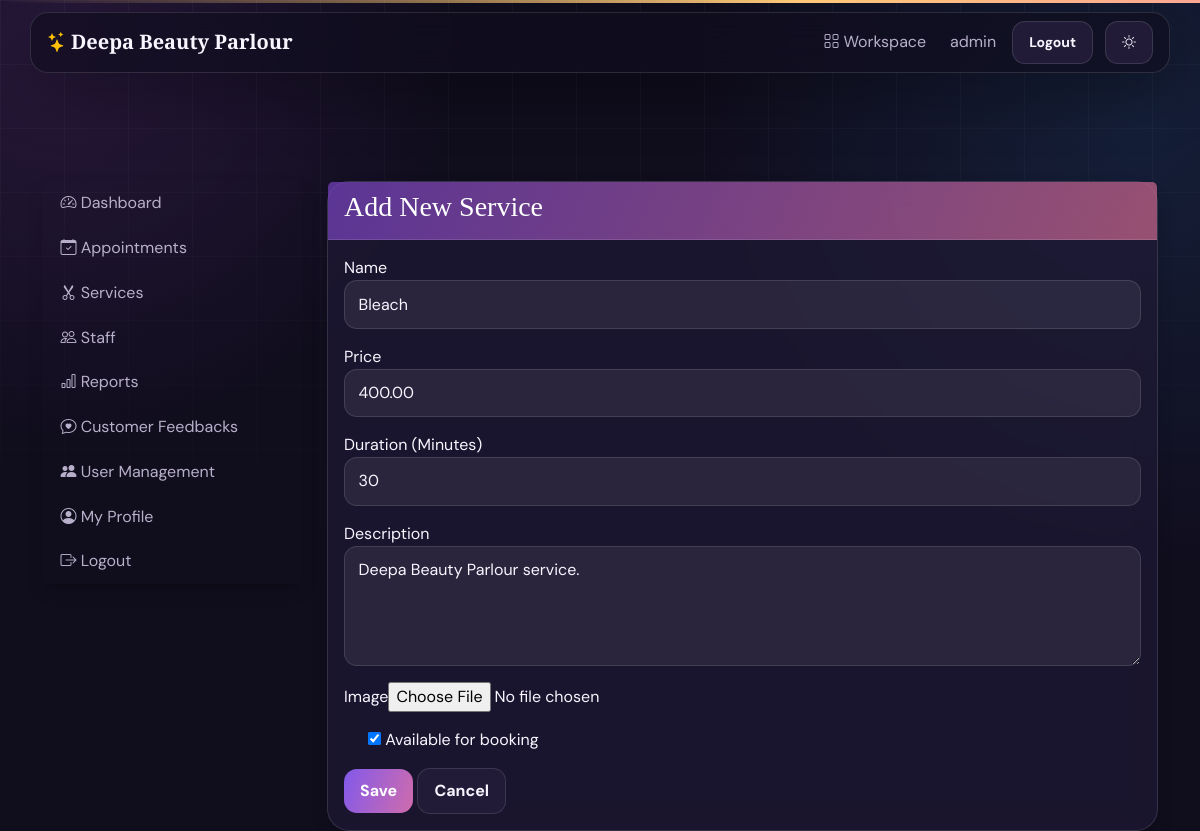
/owner/services/19/edit/ (signed in), run on the app's committed database.
### accounts/models.py (models this page shows, shortened)
class User(AbstractUser):
    class Role(models.TextChoices):
        CUSTOMER = "CUSTOMER", "Customer"
        OWNER = "OWNER", "Salon Owner"
        STAFF = "STAFF", "Staff"
        SERVICE_MANAGER = "SERVICE_MANAGER", "Service Management"
        ADMIN = "ADMIN", "Admin"
    role = models.CharField(
        max_length=20,
        choices=Role.choices,
        default=Role.CUSTOMER
    )
    phone = models.CharField(max_length=15, blank=True)
    profile_image = models.ImageField(
        upload_to="profiles/",
        blank=True,
        null=True
    )
    created_at = models.DateTimeField(auto_now_add=True)

### services/models.py (models this page shows, shortened)
class Service(models.Model):
    salon = models.ForeignKey(
        Salon,
        on_delete=models.CASCADE,
        related_name="services"
    )
    name = models.CharField(max_length=100)
    description = models.TextField(blank=True)
    duration = models.PositiveIntegerField(
        help_text="Duration in minutes"
    )
    price = models.DecimalField(
        max_digits=8,
        decimal_places=2
    )
    image = models.ImageField(
        upload_to="services/",
        blank=True,
        null=True
    )
    is_available = models.BooleanField(default=True)
    is_trending = models.BooleanField(default=False)
    created_at = models.DateTimeField(auto_now_add=True)
    class Meta:
        ordering = ["name"]

### owner/views.py (the view)
# urls.py: path("services/<int:pk>/edit/", edit_service, name="edit_service"),
@owner_required
def edit_service(request, pk):
    service = get_object_or_404(scoped(request, Service.objects.all()), pk=pk)
    form = ServiceForm(request.POST or None, request.FILES or None, instance=service)
    if request.method == "POST" and form.is_valid():
        form.save()
        messages.success(request, f"Service '{service.name}' updated.")
        return redirect("owner_services")
    return render(request, "owner/add_service.html", {"form": form, "service": service})

### services/forms.py
class ServiceForm(forms.ModelForm):
    class Meta:
        model = Service
        fields = [
            "name",
            "price",
            "duration",
            "description", "image", "is_available",
        ]
        widgets = {
            "name": forms.TextInput(attrs={
                "class": "form-control"
            }),
            "price": forms.NumberInput(attrs={
                "class": "form-control"
            }),
            "duration": forms.NumberInput(attrs={
                "class": "form-control"
            }),
            "description": forms.Textarea(attrs={
                "class": "form-control",
                "rows": 4
            }),
        }

### owner/views.py (called while the page is built, shortened)
def get_admin_salon(request):
    if hasattr(request.user, "salon"):
        return request.user.salon

def scoped(request, qs):
    salon = get_admin_salon(request)
    if salon and hasattr(qs.model, "salon"):
        return qs.filter(salon=salon)
    return qs

### templates/owner/add_service.html (shortened to what this page needs)
{% extends "owner/base.html" %}
{% block owner_content %}
<div class="card shadow">
    <div class="card-header bg-success text-white">
        <h3>Add New Service</h3>
    </div>
    <div class="card-body">
        <form method="POST" enctype="multipart/form-data">
            <div class="mb-3">
                <label>Name</label>
                {{ form.name }}
            </div>
            <div class="mb-3">
                <label>Price</label>
                {{ form.price }}
            </div>
            <div class="mb-3">
                <label>Duration (Minutes)</label>
                {{ form.duration }}
            </div>
            <div class="mb-3">
                <label>Description</label>
                {{ form.description }}
            </div>
            <div class="mb-3"><label>Image</label>{{ form.image }}</div><div class="form-check mb-3">{{ form.is_available }} <label class="form-check-label">Available for booking</label></div>
            <button class="btn btn-success">
                Save
            </button>
            <a href="{% url 'owner_services' %}"
               class="btn btn-secondary">
                Cancel
            </a>
        </form>
    </div>
</div>
{% endblock %}

### templates/base.html (shortened to what this page needs)
<!doctype html>
<html lang="en" data-theme="dark"><head>
<link href="https://cdn.jsdelivr.net/npm/bootstrap@5.3.7/dist/css/bootstrap.min.css" rel="stylesheet"><link href="https://cdn.jsdelivr.net/npm/bootstrap-icons@1.11.3/font/bootstrap-icons.min.css" rel="stylesheet"><link href="https://unpkg.com/aos@2.3.4/dist/aos.css" rel="stylesheet">
</head>
<body><nav class="navbar navbar-expand-lg navbar-dark px-3"><a class="navbar-brand fw-bold" href="{% url 'home' %}"><i class="bi bi-stars me-1 text-warning"></i>Deepa Beauty Parlour</a><div class="collapse navbar-collapse" id="mainNav"><div class="navbar-nav ms-auto align-items-lg-center gap-lg-2">{% if user.is_authenticated %}<a class="nav-link" href="{% url 'dashboard' %}"><i class="bi bi-grid me-1"></i>Workspace</a><a class="nav-link" href="{% url 'profile' %}">{{ user.username }}</a><a href="{% url 'logout' %}" class="btn btn-outline-secondary btn-sm">Logout</a>{% else %}<a class="nav-link" href="{% url 'login' %}">Login</a><a href="{% url 'register' %}" class="btn btn-primary btn-sm">Get started</a>{% endif %}<button class="btn btn-outline-secondary btn-sm ms-lg-1" id="themeToggle" type="button" aria-label="Toggle colour theme"><i class="bi bi-sun"></i></button></div></div></nav><main class="container main-shell"><div data-aos="fade-up" data-aos-duration="550">{% block content %}{% endblock %}</div></main></body></html>

### templates/base.html (style rules this page uses)
:root { --bg:#100d1d;--bg-soft:#18142a;--surface:rgba(31,25,53,.72);--surface-solid:#211b38;--ink:#f8f5ff;--muted:#b8b0ca;--line:rgba(255,255,255,.12);--primary:#ab75ff;--gold:#ffc978;--pink:#ff86ae;--shadow:0 22px 60px rgba(0,0,0,.28) }
* { box-sizing:border-box }
html { scroll-behavior:smooth }
body { min-height:100vh;background:radial-gradient(circle at 5% 5%,#703b963d,transparent 25rem),radial-gradient(circle at 95% 15%,#286cae30,transparent 28rem),var(--bg);color:var(--ink);font-family:"DM Sans",sans-serif;overflow-x:hidden }
body:before { content:"";position:fixed;inset:0;pointer-events:none;opacity:.3;background-image:linear-gradient(var(--line) 1px,transparent 1px),linear-gradient(90deg,var(--line) 1px,transparent 1px);background-size:64px 64px;mask-image:linear-gradient(to bottom,#000,transparent 80%) }
.navbar { background:rgba(17,13,31,.7)!important;backdrop-filter:blur(18px);border:1px solid var(--line);border-radius:18px;margin:12px auto;width:min(1140px,calc(100% - 24px));box-shadow:var(--shadow) }
.navbar-brand,.page-title,h1,h2,h3 { font-family:"Playfair Display",serif }
.navbar-brand { color:var(--ink)!important }
.nav-link { color:var(--muted)!important }
.main-shell { padding-top:6rem }
.card { background:var(--surface);border:1px solid var(--line);border-radius:22px;box-shadow:var(--shadow);color:var(--ink);backdrop-filter:blur(14px);transition:transform .25s ease,border-color .25s ease,box-shadow .25s ease }
.card-header { background:linear-gradient(110deg,#7d45c9aa,#d66d92aa)!important;border-bottom:1px solid var(--line)!important;color:white!important }
.btn { border-radius:13px;padding:.62rem 1rem;font-weight:700;border:0;transition:.2s transform,.2s box-shadow;position:relative;overflow:hidden }
.btn-primary,.btn-success { background:linear-gradient(110deg,#8259ea,#d06cac)!important;color:white }
.btn-secondary,.btn-outline-secondary { background:var(--surface-solid);color:var(--ink);border:1px solid var(--line) }
.form-control,.form-select { background:rgba(255,255,255,.07);border:1px solid var(--line);border-radius:13px;color:var(--ink);padding:.7rem .85rem }

### data on the page
User: username "admin"
Service: name "Bleach", price "400.00", duration "30", description "Deepa Beauty Parlour service.", is_available "☑"
